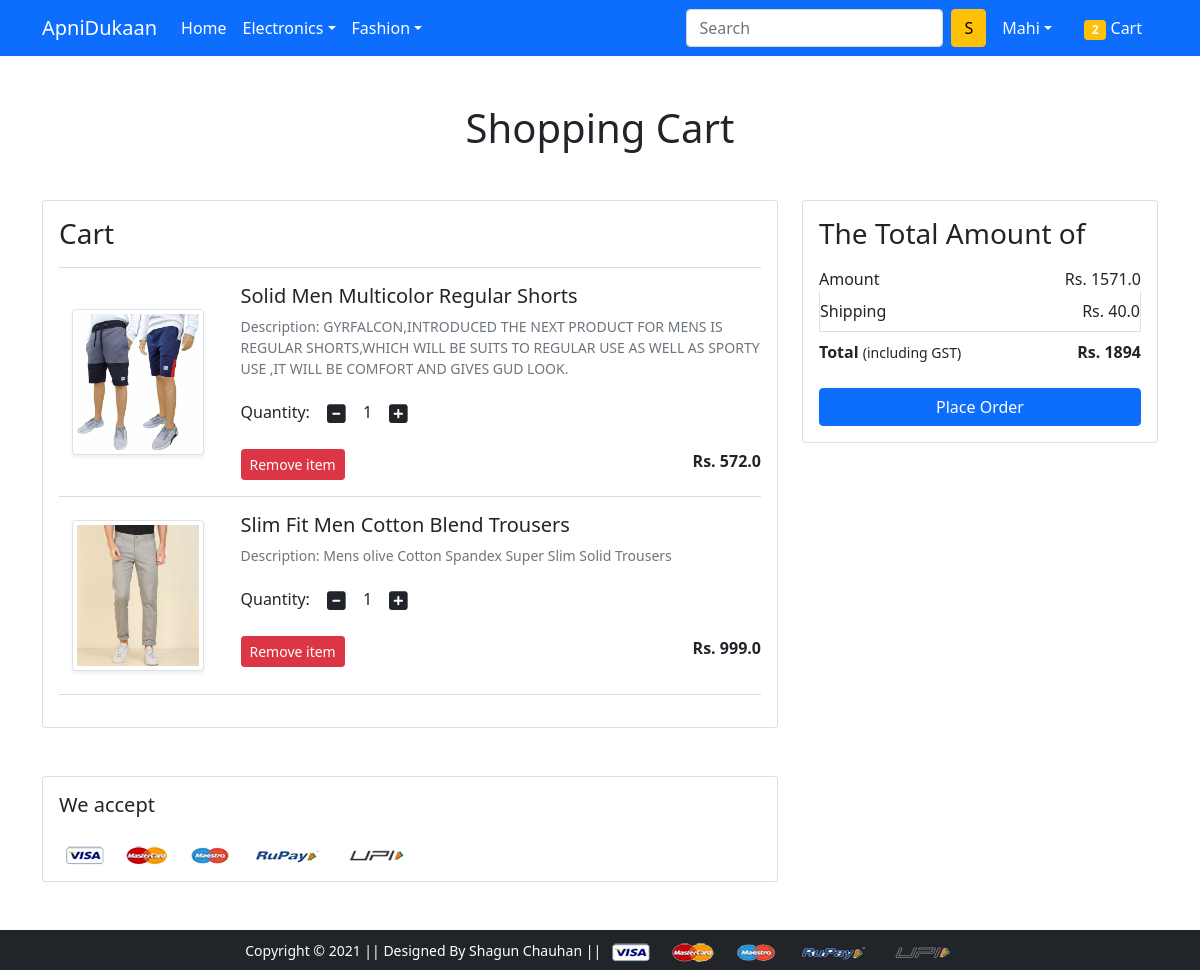
The app's page /cart/ (signed in) with its own data.
### app/models.py (models this page shows, shortened)
class Cart(models.Model):
    user = models.ForeignKey(User, on_delete=models.CASCADE)
    product = models.ForeignKey(Product, on_delete=models.CASCADE)
    quantity = models.PositiveIntegerField(default=1)

class Product(models.Model):
    title = models.CharField(max_length=100)
    selling_price = models.FloatField()
    discounted_price = models.FloatField()
    description = models.TextField()
    brand = models.CharField(max_length=100)
    category = models.CharField(choices=CATEGORY_CHOICES, max_length=2)
    product_image = models.ImageField(upload_to='productimage')

### app/views.py (the view)
# urls.py: path('cart/', views.show_cart, name='showcart'),
@login_required
def show_cart(request):
    totalitem = 0
    if request.user.is_authenticated:
        totalitem = len(Cart.objects.filter(user=request.user))
        user = request.user
        cart = Cart.objects.filter(user=user)
        amount = 0.0
        totalamount = 0.0
        shipping_amount = 40.0
        cart_products = [p for p in Cart.objects.all() if p.user == user]
        if cart_products:
            for p in cart_products:
                amount += (p.quantity * p.product.discounted_price)
            totalamount = round(amount + 18*amount/100 + shipping_amount)
            return render(request, 'app/addtocart.html', {'carts': cart, 'totalamount': totalamount, 'amount': amount, 'shipping_amount': shipping_amount, 'totalitem': totalitem})
        else:
            return render(request, 'app/emptycart.html', {'totalitem': totalitem})

### app/templates/app/addtocart.html (shortened to what this page needs)
{% extends 'app/base.html' %}
{% load static %}
{% block main-content %}
<div class="container my-5">
  <div class="row">
    <h1 class="text-center mb-5">Shopping Cart</h1>
    <div class="col-sm-8">
      <div class="card">
        <div class="card-body">
          <h3>Cart</h3>
          <hr class="text-muted">
          {% for cart in carts %}
            <div>
              <div class="row">
                <div class="col-sm-3 text-center align-self-center"><a href="{% url 'product-detail' cart.product.id %}" class="btn"><img src="{{cart.product.product_image.url}}" alt="" srcset="" class="img-fluid img-thumbnail shadow-sm" height="150" width="150"></a></div>
                <div class="col-sm-9">
                  <div>
                    <h5>{{cart.product.title}}</h5>
                    <p class="mb-2 text-muted small">Description: {{cart.product.description}}</p>
                    <div class="my-3">
                      <label for="quantity">Quantity:</label>
                      <a class="minus-cart btn" pid="{{cart.product.id}}"><i class="fas fa-minus-square fa-lg"></i></a>
                      <span id="quantity">{{cart.quantity}}</span>
                      <a class="plus-cart btn" pid="{{cart.product.id}}"><i class="fas fa-plus-square fa-lg"></i></a>
                    </div>
                    <div class="d-flex justify-content-between">
                      <a href="#" class="remove-cart btn btn-sm btn-danger mr-3" pid="{{cart.product.id}}">Remove item </a>
                      <p class="mb-0"><span><strong>Rs. {{cart.product.discounted_price}}</strong></span></p>
                    </div>
                  </div>
                </div>
              </div>
              <hr class="text-muted">
            </div>
          {% endfor %}
        </div>
      </div>
    </div>
    <div class="col-sm-4">
      <div class="card">
        <div class="card-body">
          <h3>The Total Amount of</h3>
          <ul class="list-group">
            <li class="list-group-item d-flex justify-content-between align-items-center border-0 px-0 pb-0">Amount<span>Rs. <span id="amount">{{amount}}</span></span></li>
            <li class="list-group-item d-flex justify-content-between align-items-center px-0">Shipping<span>Rs. <span id="shipping_amount">{{shipping_amount}}</span></span></li>
            <li class="list-group-item d-flex justify-content-between align-items-center border-0 px-0 mb-3">
            <div> <strong>Total</strong> <small>(including GST)</small> </div>
            <span><strong>Rs. <strong class="totalamount" id="totalamount">{{totalamount}}</strong></strong></span>
            </li>
          </ul>
          <div class="d-grid"><a href="{% url 'checkout' %}" class="btn btn-primary">Place Order</a></div>
        </div>
      </div>
    </div>
  </div>
</div>
<div class="container">
  <div class="row">
    <div class="col-sm-8">
      <div class="card">
        <div class="card-body">
          <h5 class="mb-4">We accept</h5>
          <img src="{% static 'app/images/payment.png' %}" alt="" class="img-fluid">
        </div>
      </div>
    </div>
  </div>
</div>
{% endblock main-content %}

### app/templates/app/base.html (shortened to what this page needs)
<!doctype html>
{% load static %}
<html lang="en">
  <head>
    <link href="https://cdn.jsdelivr.net/npm/bootstrap@5.0.0-beta1/dist/css/bootstrap.min.css" rel="stylesheet">
    <link rel="stylesheet" href="{% static 'app/css/owl.carousel.min.css' %}">
    <link rel="stylesheet" href="{% static 'app/css/all.min.css' %}">
    <link rel="stylesheet" href="{% static 'app/css/style.css' %}">
  </head>
  <body>
    <nav class="navbar navbar-expand-lg navbar-dark bg-primary">
      <div class="container">
        <a class="navbar-brand" href="/">ApniDukaan</a>
        <div class="collapse navbar-collapse" id="navbarSupportedContent">
          <ul class="navbar-nav me-auto mb-2 mb-lg-0">
            <li class="nav-item">
              <a class="nav-link active" aria-current="page" href="/">Home</a>
            </li>
            <li class="nav-item dropdown">
              <a class="nav-link dropdown-toggle text-white" href="#" id="electronicsDropdown" role="button" data-bs-toggle="dropdown" aria-expanded="false">Electronics</a>
            </li>
            <li class="nav-item dropdown">
              <a class="nav-link dropdown-toggle text-white" href="#" id="fashionDropdown" role="button" data-bs-toggle="dropdown" aria-expanded="false">Fashion</a>
            </li>
          </ul>
          <form class="d-flex">
            <input class="form-control me-2" type="search" placeholder="Search" aria-label="Search">
            <button class="btn btn-warning" type="submit">S</button>
          </form>
          <div>
            <ul class="navbar-nav me-auto mb-2 mb-lg-0">
              {% if request.user.is_authenticated %}
                <li class="nav-item dropdown mx-2">
                  <a class="nav-link dropdown-toggle text-white" href="#" id="profileDropdown" role="button" data-bs-toggle="dropdown" aria-expanded="false">{{request.user.username|capfirst}}</a>
                </li>
                <li class="nav-item mx-2">
                  <a href="{% url 'showcart' %}" class="nav-link text-white">
                    {% if totalitem != 0 %}
                      <span class="badge bg-warning">{{totalitem}}</span> Cart
                    {% else %}
                      Cart
                    {% endif %}
                  </a>
                </li>
              {% endif %}
            </ul>
          </div>
        </div>
      </div>
    </nav>
    {% block main-content %} {% endblock main-content %}
    <footer class="container-fluid bg-dark text-center p-2 mt-5">
      <small class="text-white">Copyright &copy; 2021 || Designed By Shagun Chauhan || </small>
      <img src="{% static 'app/images/payment.png' %}" alt="" srcset="" class="img-fluid" height="2px">
    </footer>
  </body>
</html>

### records on screen
Cart: product.product_image (picture), product "Solid Men Multicolor Regular Shorts", product.description "GYRFALCON,INTRODUCED THE NEXT PRODUCT FOR MENS IS REGULAR SHORTS,WHICH WILL BE SUITS TO REGULAR USE AS WELL AS SPORTY USE ,IT WILL BE COMFORT AND GIVES GUD LOOK.", quantity "1", product.discounted_price "572.0"
Cart: product.product_image (picture), product "Slim Fit Men Cotton Blend Trousers", product.description "Mens olive Cotton Spandex Super Slim Solid Trousers", quantity "1", product.discounted_price "999.0"

### other values on screen
{{ request.user.username|capfirst }} "Mahi"
{{ totalitem }} "2"
{{ amount }} "1571.0"
{{ shipping_amount }} "40.0"
{{ totalamount }} "1894"
